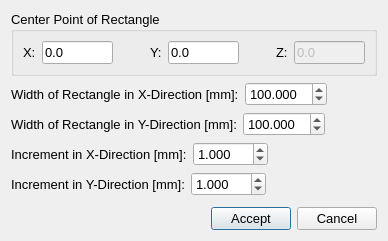
<?xml version="1.0" encoding="UTF-8"?>
<ui version="4.0">
 <class>rectRegionDefinitionDialog2</class>
 <widget class="QDialog" name="rectRegionDefinitionDialog2">
  <property name="geometry">
   <rect>
    <x>0</x>
    <y>0</y>
    <width>388</width>
    <height>241</height>
   </rect>
  </property>
  <property name="windowTitle">
   <string>Define Rectangular Region</string>
  </property>
  <layout class="QVBoxLayout" name="verticalLayout">
   <item>
    <widget class="QGroupBox" name="groupBox">
     <property name="font">
      <font>
       <pointsize>10</pointsize>
      </font>
     </property>
     <property name="title">
      <string>Center Point of Rectangle</string>
     </property>
     <layout class="QHBoxLayout" name="horizontalLayout_5">
      <item>
       <widget class="QLabel" name="label_4">
        <property name="text">
         <string>X:</string>
        </property>
       </widget>
      </item>
      <item>
       <widget class="QLineEdit" name="xCenterPntLineEdit">
        <property name="sizePolicy">
         <sizepolicy hsizetype="Preferred" vsizetype="Fixed">
          <horstretch>0</horstretch>
          <verstretch>0</verstretch>
         </sizepolicy>
        </property>
        <property name="maximumSize">
         <size>
          <width>80</width>
          <height>16777215</height>
         </size>
        </property>
        <property name="toolTip">
         <string>Partially define a plane using a point that lies on the plane</string>
        </property>
        <property name="text">
         <string>0.0</string>
        </property>
       </widget>
      </item>
      <item>
       <spacer name="horizontalSpacer_2">
        <property name="orientation">
         <enum>Qt::Horizontal</enum>
        </property>
        <property name="sizeHint" stdset="0">
         <size>
          <width>40</width>
          <height>20</height>
         </size>
        </property>
       </spacer>
      </item>
      <item>
       <widget class="QLabel" name="label_5">
        <property name="text">
         <string>Y:</string>
        </property>
       </widget>
      </item>
      <item>
       <widget class="QLineEdit" name="yCenterPntLineEdit">
        <property name="sizePolicy">
         <sizepolicy hsizetype="Preferred" vsizetype="Fixed">
          <horstretch>0</horstretch>
          <verstretch>0</verstretch>
         </sizepolicy>
        </property>
        <property name="maximumSize">
         <size>
          <width>80</width>
          <height>16777215</height>
         </size>
        </property>
        <property name="toolTip">
         <string>Partially define a plane using a point that lies on the plane</string>
        </property>
        <property name="text">
         <string>0.0</string>
        </property>
       </widget>
      </item>
      <item>
       <spacer name="horizontalSpacer_3">
        <property name="orientation">
         <enum>Qt::Horizontal</enum>
        </property>
        <property name="sizeHint" stdset="0">
         <size>
          <width>40</width>
          <height>20</height>
         </size>
        </property>
       </spacer>
      </item>
      <item>
       <widget class="QLabel" name="label_6">
        <property name="text">
         <string>Z:</string>
        </property>
       </widget>
      </item>
      <item>
       <widget class="QLineEdit" name="zCenterPntLineEdit">
        <property name="enabled">
         <bool>false</bool>
        </property>
        <property name="sizePolicy">
         <sizepolicy hsizetype="Preferred" vsizetype="Fixed">
          <horstretch>0</horstretch>
          <verstretch>0</verstretch>
         </sizepolicy>
        </property>
        <property name="maximumSize">
         <size>
          <width>80</width>
          <height>16777215</height>
         </size>
        </property>
        <property name="toolTip">
         <string>Partially define a plane using a point that lies on the plane</string>
        </property>
        <property name="text">
         <string>0.0</string>
        </property>
        <property name="readOnly">
         <bool>true</bool>
        </property>
       </widget>
      </item>
     </layout>
    </widget>
   </item>
   <item>
    <layout class="QHBoxLayout" name="horizontalLayout_2">
     <item>
      <widget class="QLabel" name="label">
       <property name="font">
        <font>
         <pointsize>10</pointsize>
        </font>
       </property>
       <property name="text">
        <string>Width of Rectangle in X-Direction [mm]:</string>
       </property>
      </widget>
     </item>
     <item>
      <widget class="QDoubleSpinBox" name="xRectWidthSpinBox">
       <property name="font">
        <font>
         <pointsize>10</pointsize>
        </font>
       </property>
       <property name="decimals">
        <number>3</number>
       </property>
       <property name="minimum">
        <double>0.025000000000000</double>
       </property>
       <property name="maximum">
        <double>1000.000000000000000</double>
       </property>
       <property name="singleStep">
        <double>5.000000000000000</double>
       </property>
       <property name="value">
        <double>100.000000000000000</double>
       </property>
      </widget>
     </item>
     <item>
      <spacer name="horizontalSpacer">
       <property name="orientation">
        <enum>Qt::Horizontal</enum>
       </property>
       <property name="sizeHint" stdset="0">
        <size>
         <width>40</width>
         <height>20</height>
        </size>
       </property>
      </spacer>
     </item>
    </layout>
   </item>
   <item>
    <layout class="QHBoxLayout" name="horizontalLayout">
     <item>
      <widget class="QLabel" name="label_2">
       <property name="font">
        <font>
         <pointsize>10</pointsize>
        </font>
       </property>
       <property name="text">
        <string>Width of Rectangle in Y-Direction [mm]:</string>
       </property>
      </widget>
     </item>
     <item>
      <widget class="QDoubleSpinBox" name="yRectWidthSpinBox">
       <property name="font">
        <font>
         <pointsize>10</pointsize>
        </font>
       </property>
       <property name="decimals">
        <number>3</number>
       </property>
       <property name="minimum">
        <double>0.025000000000000</double>
       </property>
       <property name="maximum">
        <double>1000.000000000000000</double>
       </property>
       <property name="singleStep">
        <double>5.000000000000000</double>
       </property>
       <property name="value">
        <double>100.000000000000000</double>
       </property>
      </widget>
     </item>
     <item>
      <spacer name="horizontalSpacer_4">
       <property name="orientation">
        <enum>Qt::Horizontal</enum>
       </property>
       <property name="sizeHint" stdset="0">
        <size>
         <width>40</width>
         <height>20</height>
        </size>
       </property>
      </spacer>
     </item>
    </layout>
   </item>
   <item>
    <layout class="QHBoxLayout" name="horizontalLayout_3">
     <item>
      <widget class="QLabel" name="label_3">
       <property name="font">
        <font>
         <pointsize>10</pointsize>
        </font>
       </property>
       <property name="text">
        <string>Increment in X-Direction [mm]:</string>
       </property>
      </widget>
     </item>
     <item>
      <widget class="QDoubleSpinBox" name="xIncSpinBox">
       <property name="font">
        <font>
         <pointsize>10</pointsize>
        </font>
       </property>
       <property name="decimals">
        <number>3</number>
       </property>
       <property name="minimum">
        <double>0.001000000000000</double>
       </property>
       <property name="maximum">
        <double>100.000000000000000</double>
       </property>
       <property name="singleStep">
        <double>5.000000000000000</double>
       </property>
       <property name="value">
        <double>1.000000000000000</double>
       </property>
      </widget>
     </item>
     <item>
      <spacer name="horizontalSpacer_5">
       <property name="orientation">
        <enum>Qt::Horizontal</enum>
       </property>
       <property name="sizeHint" stdset="0">
        <size>
         <width>88</width>
         <height>20</height>
        </size>
       </property>
      </spacer>
     </item>
    </layout>
   </item>
   <item>
    <layout class="QHBoxLayout" name="horizontalLayout_4">
     <item>
      <widget class="QLabel" name="label_7">
       <property name="font">
        <font>
         <pointsize>10</pointsize>
        </font>
       </property>
       <property name="text">
        <string>Increment in Y-Direction [mm]:</string>
       </property>
      </widget>
     </item>
     <item>
      <widget class="QDoubleSpinBox" name="yIncSpinBox">
       <property name="font">
        <font>
         <pointsize>10</pointsize>
        </font>
       </property>
       <property name="decimals">
        <number>3</number>
       </property>
       <property name="minimum">
        <double>0.001000000000000</double>
       </property>
       <property name="maximum">
        <double>100.000000000000000</double>
       </property>
       <property name="singleStep">
        <double>5.000000000000000</double>
       </property>
       <property name="value">
        <double>1.000000000000000</double>
       </property>
      </widget>
     </item>
     <item>
      <spacer name="horizontalSpacer_6">
       <property name="orientation">
        <enum>Qt::Horizontal</enum>
       </property>
       <property name="sizeHint" stdset="0">
        <size>
         <width>88</width>
         <height>20</height>
        </size>
       </property>
      </spacer>
     </item>
    </layout>
   </item>
   <item>
    <spacer name="verticalSpacer">
     <property name="orientation">
      <enum>Qt::Vertical</enum>
     </property>
     <property name="sizeHint" stdset="0">
      <size>
       <width>20</width>
       <height>4</height>
      </size>
     </property>
    </spacer>
   </item>
   <item>
    <layout class="QHBoxLayout" name="horizontalLayout_6">
     <item>
      <spacer name="horizontalSpacer_7">
       <property name="orientation">
        <enum>Qt::Horizontal</enum>
       </property>
       <property name="sizeHint" stdset="0">
        <size>
         <width>198</width>
         <height>20</height>
        </size>
       </property>
      </spacer>
     </item>
     <item>
      <widget class="QPushButton" name="acceptPushButton">
       <property name="font">
        <font>
         <pointsize>10</pointsize>
        </font>
       </property>
       <property name="text">
        <string>Accept</string>
       </property>
      </widget>
     </item>
     <item>
      <widget class="QPushButton" name="cancelPushButton">
       <property name="font">
        <font>
         <pointsize>10</pointsize>
        </font>
       </property>
       <property name="text">
        <string>Cancel</string>
       </property>
      </widget>
     </item>
    </layout>
   </item>
  </layout>
 </widget>
 <resources/>
 <connections>
  <connection>
   <sender>acceptPushButton</sender>
   <signal>clicked()</signal>
   <receiver>rectRegionDefinitionDialog2</receiver>
   <slot>accept()</slot>
   <hints>
    <hint type="sourcelabel">
     <x>278</x>
     <y>302</y>
    </hint>
    <hint type="destinationlabel">
     <x>184</x>
     <y>341</y>
    </hint>
   </hints>
  </connection>
  <connection>
   <sender>cancelPushButton</sender>
   <signal>clicked()</signal>
   <receiver>rectRegionDefinitionDialog2</receiver>
   <slot>reject()</slot>
   <hints>
    <hint type="sourcelabel">
     <x>360</x>
     <y>301</y>
    </hint>
    <hint type="destinationlabel">
     <x>315</x>
     <y>344</y>
    </hint>
   </hints>
  </connection>
 </connections>
</ui>
